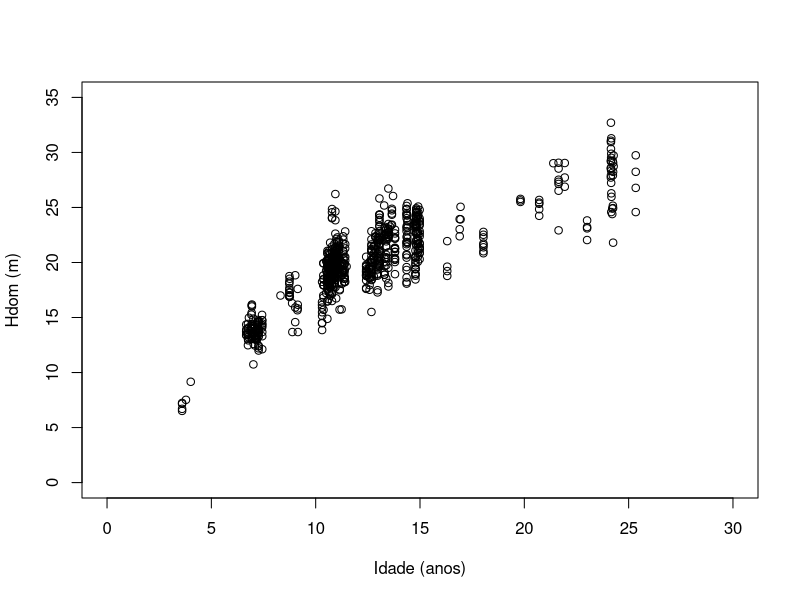

Source code (R): (Note: this script raises an error after producing the figure.)
## ---- chunk 1
knitr::opts_chunk$set(echo = TRUE)
## ---- chunk 2
# Importar dados
library(readxl)
dados <- read_excel("dados_processados.xlsx")
dados
#Visualizar a relação Idade x Altura dominante
plot(HDOM~IDADE, data = dados,
     xlim = c(0,30), ylim = c(0,35),
     xlab = 'Idade (anos)', ylab = 'Hdom (m)')
## ---- chunk 3
# Ajustar modelos de crescimento em altura dominante
library(minpack.lm)
chapman_richards <- nlsLM(HDOM ~ b0*(1-exp(-b1*IDADE))^b2,
                          start=list(b0=30,b1=0.5,b2=1), control = nls.control(maxiter = 1024),
                          data = dados)
lundqvist_korf <- nlsLM(HDOM ~ b0*exp(-b1*(1/(IDADE^b2))),
                        start = list(b0=40,b1=5,b2=0.5), control = nls.control(maxiter = 1024),
                        data = dados)
bailey_3p <- nlsLM(HDOM ~ b0*(1-exp(-b1*IDADE^b2)),
                   start = list(b0=24,b1=0.05, b2=1.5), control = nls.control(maxiter = 1024),
                   data = dados)
clutter_jones = nlsLM(HDOM ~ b0*(1+b1*IDADE^b2)^b3,
                      start=list(b0=25,b1=-0.2, b2=-0.1, b3=20), control = nls.control(maxiter = 1024),
                      data = dados)
# Armazenar modelos em uma lista
modelos <- mget(c('chapman_richards', 'lundqvist_korf', 'bailey_3p', 'clutter_jones'),
                envir = globalenv())
## ---- chunk 4
lapply(modelos, coefficients)
## ---- chunk 5
library(ggplot2)
library(egg)
library(tibble)
library(dplyr)
library(purrr)
library(stringr)
# Idade máxima de predição
idmax = 25
# Função para gerar análise gráfica de modelos
graficos = syms(names(modelos)) %>% set_names() %>% 
  imap(function(modelo, nome_modelo) {
    # Obter o modelo
    modelo = eval(modelo)
    # Formatar nome do modelo
    nome_modelo = str_to_title(gsub("_", "-", nome_modelo))
    # Criar os dados para predição
    dados_ajuste = eval(modelo$data)
    dados_predicao = tibble(IDADE = seq(0, idmax, 0.1))
    dados_predicao$HDOM = predict(modelo, newdata=dados_predicao)
    # Listar gráficos
    list(curva_ajuste = ggplot(dados_predicao, aes(IDADE, HDOM)) +
           geom_line() +
           geom_point(data=dados_ajuste, alpha=0.2) +
           scale_x_continuous(expand=expand_scale(mult=c(0,0.01)), breaks = seq(0,idmax,2)) +
           scale_y_continuous(expand=c(0,0)) +
           labs(x='Idade (anos)', y='Hdom (m)',
                title = paste0(nome_modelo,' - Syx = ', round(summary(modelo)$sigma, 2)))+
           theme_light(),
         
         dispersao_residuos = ggplot(tibble(x=dados_ajuste$IDADE, y=residuals(modelo)/mean(x)*100)) +
           geom_point(alpha=0.2, aes(x, y)) +
           geom_hline(yintercept=0) +
           scale_x_continuous(expand=expand_scale(mult=c(0,0.01))) +
           scale_y_continuous(expand=c(0,0), limits = c(-50,50)) +
           labs(x='Idade (anos)', y='Desvio (%)')+
           geom_line(stat = 'smooth', method = 'loess', aes(x, y), color = 'red', alpha = .8,
                     size = 1, linetype ="dashed",)+
           theme_light(),
         
         distribuicao_residuos = ggplot(tibble(x=residuals(modelo)/mean(dados_ajuste$HDOM)*100)) +
           geom_histogram(aes(x, y=..count../nrow(dados_ajuste)*100), breaks=seq(-27.5,27.5,by=5),
                          colour='black') +
           labs(x='Classe', y='Frequência (%)') +
           scale_y_continuous(limits=c(0,30))+
           theme_light()
    )
  })
# Plotar todos os gráficos em uma única imagem
map(graficos, ~ggarrange(plots=.x, ncol=3, draw=FALSE)) %>% 
  grid.arrange(grobs=., ncol=1)
